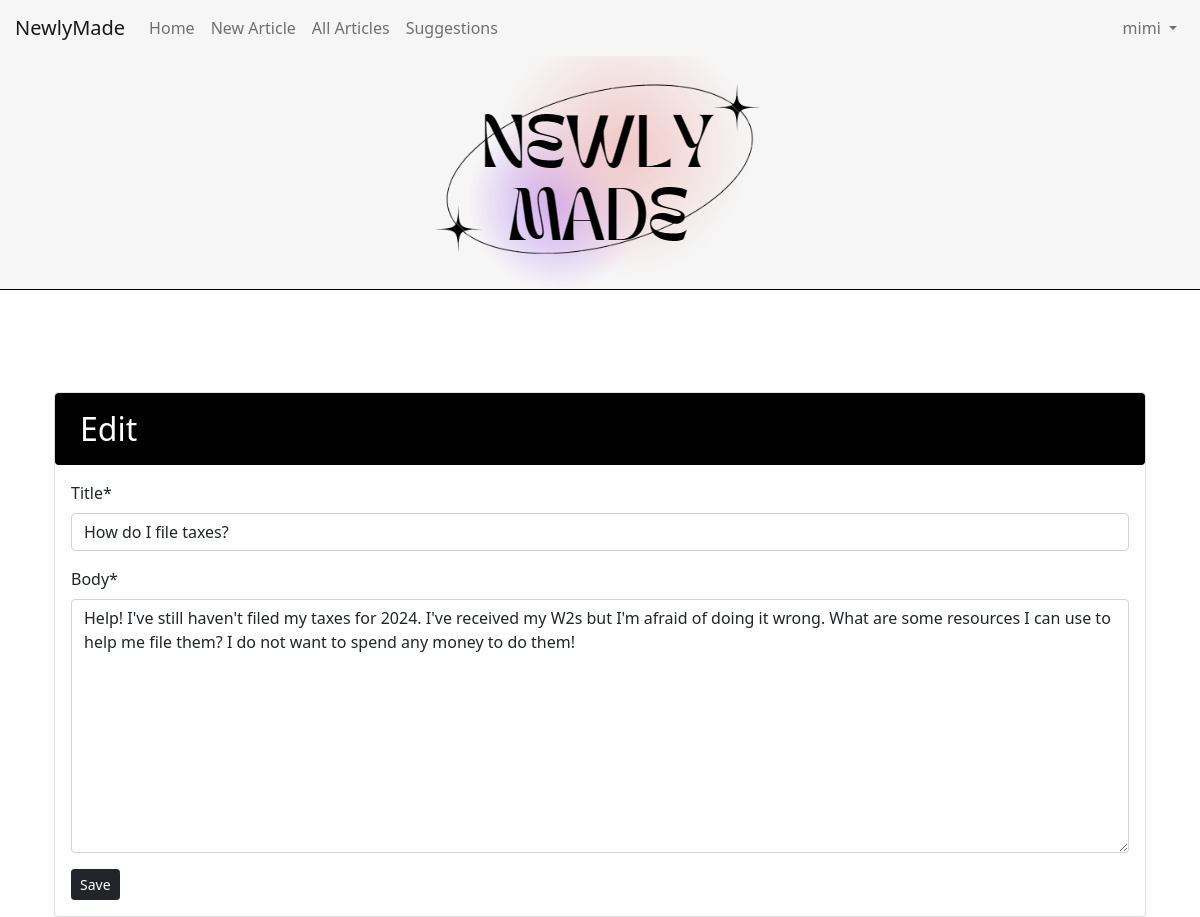
The page /articles/20/edit/ (signed in) on the database its author committed.
### accounts/models.py (models this page shows)
class CustomUser(AbstractUser):
    age = models.PositiveIntegerField(null=True, blank=True)

### articles/models.py (models this page shows, shortened)
class Article(models.Model):
    title = models.CharField(max_length=255)
    body = models.TextField()
    date = models.DateTimeField(auto_now=True)
    author = models.ForeignKey(
        settings.AUTH_USER_MODEL,
        on_delete=models.CASCADE,
    )
    class Meta:
        ordering = ['-date']

### articles/views.py (the view)
# urls.py: path("<int:pk>/edit/", ArticleUpdateView.as_view(),
class ArticleUpdateView(LoginRequiredMixin, UpdateView):
    model = Article
    fields = (
        "title",
        "body",
    )
    template_name = "article_edit.html"
    success_url = reverse_lazy('article_list')

### templates/article_edit.html (shortened to what this page needs)
{% extends "base.html" %}
{% load crispy_forms_tags %}
{% block content %}
<div class="container mt-5">
    <div class="card">
        <div class="card" style="background-color: #000000; color: white; padding-top: 1rem; padding-bottom: 1rem; padding-left: 1.5rem; padding-right: 1.5rem;">
            <h2 class="mb-0">Edit</h2>
        </div>
        <div class="card-body">
            <form action="" method="post" class="needs-validation" novalidate>
                {{ form|crispy }}
                <button class="btn btn-dark btn-sm" type="submit">Save</button>
            </form>
        </div>
    </div>
</div>
{% endblock content %}

### templates/base.html (shortened to what this page needs)
{% load static %}
<!DOCTYPE html>
<html lang="en">
<head>
    <link href="https://cdn.jsdelivr.net/npm/bootstrap@5.1.3/dist/css/bootstrap.min.css" rel="stylesheet">
</head>
<body>
    <header class="p-3 border-bottom">
        <nav class="navbar navbar-expand-lg navbar-light fixed-top border-1px;" style="background-color: #F6F6F6;">
            <div class="container-fluid">
                <a class="navbar-brand" href="{% url 'home' %}">
                    NewlyMade
                </a>
                <div class="collapse navbar-collapse" id="navbarNav">
                    <ul class="navbar-nav me-auto mb-2 mb-lg-0">
                        <li class="nav-item">
                            <a class="nav-link{% if request.path == '/' %} active{% endif %}" href="{% url 'home' %}">Home</a>
                        </li>
                        {% if user.is_authenticated %}
                        <li class="nav-item">
                            <a class="nav-link{% if request.path == '/article/new/' %} active{% endif %}" href="{% url 'article_new' %}">New Article</a>
                        </li>
                        <li class="nav-item">
                            <a class="nav-link{% if request.path == '/article/list/' %} active{% endif %}" href="{% url 'article_list' %}">All Articles</a>
                        </li>
                        <li class="nav-item">
                            <a class="nav-link" href="https://forms.office.com/r/hVucxuiRqR">Suggestions</a>
                        </li>
                        {% endif %}
                    </ul>
                    <ul class="navbar-nav">
                        {% if user.is_authenticated %}
                        <li class="nav-item dropdown">
                            <a class="nav-link dropdown-toggle" href="#" id="navbarDropdown" role="button" data-bs-toggle="dropdown" aria-expanded="false">
                                {{ user.username }}
                            </a>
                        </li>
                        {% endif %}
                    </ul>
                </div>
            </div>
        </nav>
    </header>
    <div class="container-fluid" style="border: 10px; overflow: hidden; width: 100%; height: 32vh; background-color: #F6F6F6; display: flex; justify-content: center; align-items: center;">
        <img src="{% static 'new.png' %}" style="overflow: hidden" alt="Logo">
    </div>
    <div class="container-fluid" style="background-color: black; width: 100%; height: 1px;"></div>
    <main class="container mt-4" style="padding-top: 30px;">
        {% block content %}{% endblock content %}
    </main>
</body>
</html>

### templates/base.html (style rules this page uses)
body { background-color: f6f6f6; background-size: 80px 80px; background-position: 0 0,40px 40px; }
.navbar { width: 100%; }
.container-fluid { padding-right: 15px; padding-left: 15px; margin-right: auto; margin-left: auto; }

### rows shown on the page
CustomUser: username "mimi"
Article: title "How do I file taxes?", body "Help! I've still haven't filed my taxes for 2024. I've received my W2s but I'm afraid of doing it wrong. What are some resources I can use to help me file them? I do not want to spend any money to do them!"
